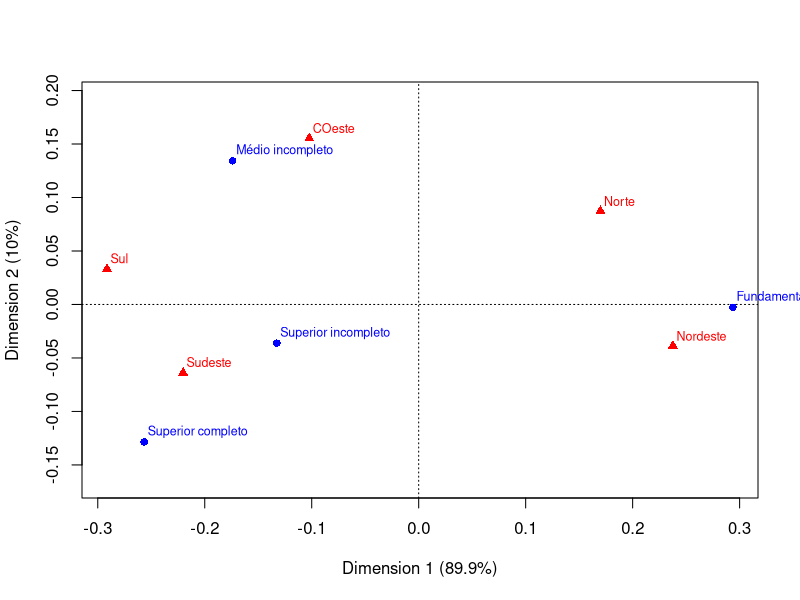

Write the R code that produced this figure.
## ---- chunk 1
#| echo: false
#| message: false
#| warning: false
#| tbl-cap: "Tabela de Contingência: grau de instrução versus região"
#| label: tbl-tcgr

library(knitr)
library(kableExtra)
library(dplyr)
library(psych)
library(ca)

dados <- data.frame(
  Grau_Instrucao = c(
    "Fundamental incompleto",
    "Médio incompleto",
    "Superior incompleto",
    "Superior completo",
    "Total"
  ),
  Norte = c(125, 56, 91, 16, 288),
  Nordeste = c(356, 108, 240, 55, 759),
  Sudeste = c(155, 124, 259, 76, 614),
  Sul = c(53, 60, 103, 28, 244),
  COeste = c(69, 59, 79, 18, 225),
  Total = c(758, 407, 772, 193, 2130)
)


dados |>
  kable(
    format = "latex",
    booktabs = TRUE,
    align = c("l", rep("c", 6))
  ) |>
  kable_styling(
    latex_options = c("HOLD_position")
  )
## ---- chunk 2
#| echo: false
#| message: false
#| warning: false
#| fig-cap: "Mapa de Correspondências - grau de instrução X região"
#| fig-height: 5
#| fig-width: 6
#| label: fig-mcgr


tab <- as.matrix(
  dados[dados$Grau_Instrucao != "Total",
        c("Norte", "Nordeste", "Sudeste", "Sul", "COeste")]
)

rownames(tab) <- dados$Grau_Instrucao[dados$Grau_Instrucao != "Total"]

resultado_ca <- ca(tab)

plot(resultado_ca)

## ---- chunk 3
summary(resultado_ca)
